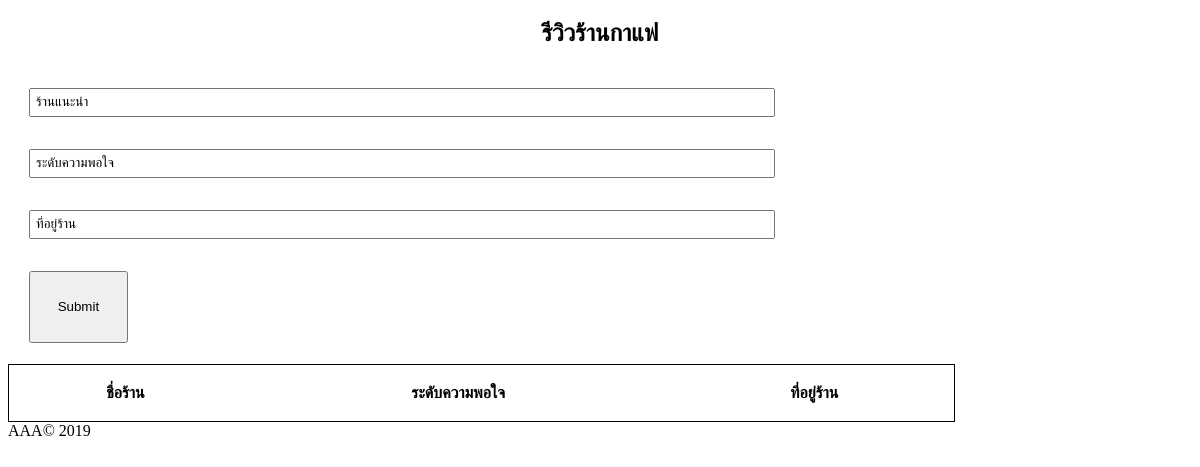
Page /services on the earlier database version.
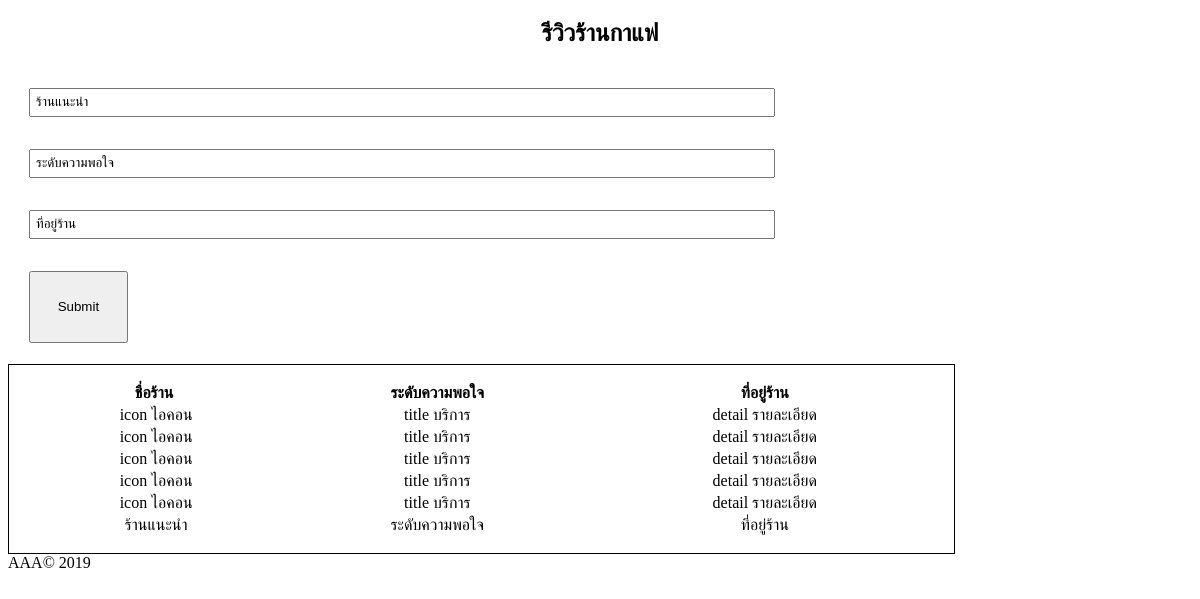
Same page on the later database version.
### linuxapp/models.py (models this page shows)
class Service(models.Model):
    icon = models.CharField(max_length=200)
    title = models.CharField(max_length=300)
    detail = models.CharField(max_length=1000)
    def __str__(self):
        return self.title

### linuxapp/views.py (the view)
# urls.py: path('services', linuxappviews.services),
def services(req):
    if req.method == 'POST':
        post = req.POST
        s = Service()
        s.icon = post['icon']
        s.title = post['title']
        s.detail = post['detail']
        s.save()
        services = Service.objects.all()
        print(services)
        return render(req, 'linuxapp/services.html', { 'services': services })
    else:
        services = Service.objects.all()
        print(services)
        return render(req, 'linuxapp/services.html', { 'services': services })

### linuxapp/templates/linuxapp/services.html (shortened to what this page needs)
<!DOCTYPE html>
<html lang="en">
  <head>
    {% load static %}
    <link href="{% static 'vendor/fontawesome-free/css/all.min.css' %}" rel="stylesheet" type="text/css">
  </head>
  <body background="https://www.pixelstalk.net/wp-content/uploads/images1/HD-free-coffee-wallpaper.jpg">
    <nav> <h1><center>รีวิวร้านกาแฟ </h1> </nav>
    <div>
      <section class="filled">
        <form action="services" method="POST" enctype="multipart/form-data;charset=UTF-8">
          <div class="spacing"><input class="filled" type="text" name="icon" value="ร้านแนะนำ"/></div>
          <div class="spacing"><input class="filled" type="text" name="title" value="ระดับความพอใจ"/></div>
          <div class="spacing"><input class="filled" type="text" name="detail" value="ที่อยู่ร้าน"/></div>
          <div class="spacing"><button style="padding: 2em;" type="submit">Submit</button></div>
        </form>
      </section>
      <div>
       <table style="width:80%; border: 1px solid black; padding: 1em;">
        <tr>
          <th>ชื่อร้าน</th>
          <th>ระดับความพอใจ</th>
          <th>ที่อยู่ร้าน</th>
        </tr>
        {% for s in services %}
        <tr>
          <td><center> <i  class="fa {{s.icon}}"></i> {{ s.icon }}</td>
          <td><center>{{ s.title }}</td>
          <td><center>{{ s.detail }}</td>
        </tr>
        {% endfor %}
      </table>
      </div>
    </div>
    <footer>
      <div>
        <div>AAA&copy; 2019 </div>
      </div>
    </footer>
  </body>
</html>

### linuxapp/templates/linuxapp/services.html (style rules this page uses)
.filled { width: 80%; padding: 5px; }
.spacing { padding: 1em; }

Differences in the rows shown:
added Service: icon "icon ไอคอน", title "title บริการ", detail "detail รายละเอียด"
added Service: icon "icon ไอคอน", title "title บริการ", detail "detail รายละเอียด"
added Service: icon "icon ไอคอน", title "title บริการ", detail "detail รายละเอียด"
added Service: icon "icon ไอคอน", title "title บริการ", detail "detail รายละเอียด"
added Service: icon "icon ไอคอน", title "title บริการ", detail "detail รายละเอียด"
added Service: icon "ร้านแนะนำ", title "ระดับความพอใจ", detail "ที่อยู่ร้าน"
